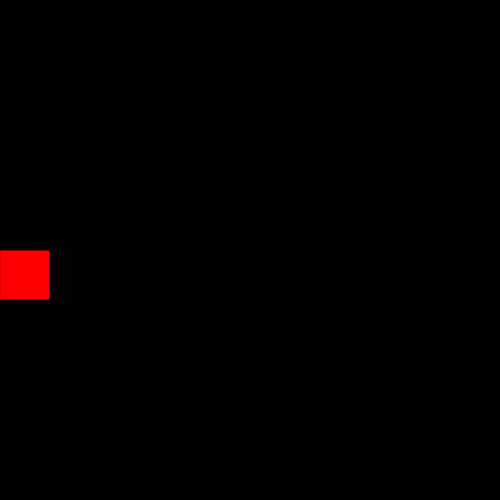
Frame 1 (no input)
Frame 60 (no input): identical to frame 1, image omitted
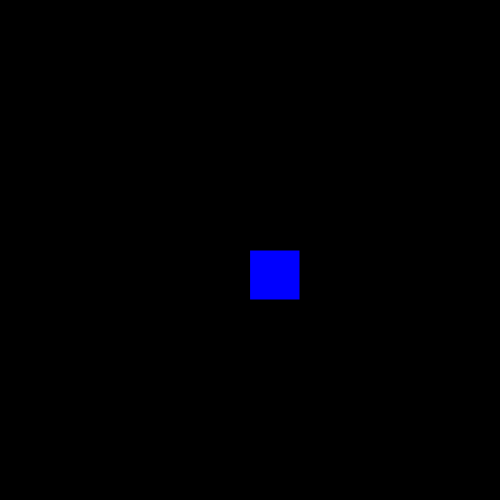
Frame 120 (the mouse pressed at the canvas centre since frame 60)

The p5.js sketch that drew these frames (run headless with seeded random() and noise() and a simulated clock; from frame 60 on, the mouse is pressed at the canvas centre):

// p5.js sketch
// ── sketch.js
//Initialization function
function setup() {
  createCanvas(500,500);
  textSize(20);
  textAlign(CENTER);
}

//Rendering function
function draw() {
  //Set a background color
  background(0);

  let newPositionBlue = map(mouseX, 0, 500, 500, 0);

  fill(255, 0, 0);
  rect(mouseX, 250, 50, 50);

  fill(0, 0, 255);
  rect(newPositionBlue, 250, 50, 50);



  }
